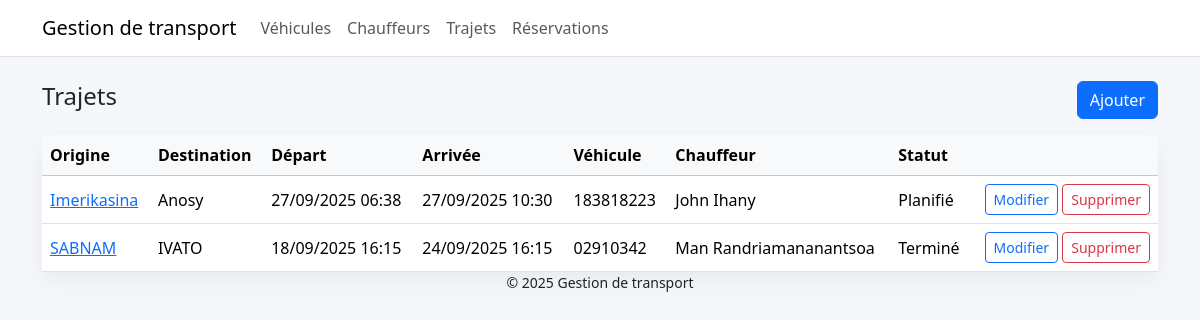
The page /trajets/ on the database its author committed.
### transport/models.py (models this page shows, shortened)
class Horodatage(models.Model):
    date_creation = models.DateTimeField(auto_now_add=True)
    date_mise_a_jour = models.DateTimeField(auto_now=True)
    class Meta:
        abstract = True

class Trajet(Horodatage):
    STATUTS = [
        ('planifie', 'Planifié'),
        ('termine', 'Terminé'),
        ('annule', 'Annulé'),
    ]
    vehicule = models.ForeignKey(Vehicule, on_delete=models.PROTECT)
    chauffeur = models.ForeignKey(Chauffeur, on_delete=models.PROTECT)
    origine = models.CharField(max_length=100)
    destination = models.CharField(max_length=100)
    depart_datetime = models.DateTimeField()
    arrivee_datetime = models.DateTimeField()
    statut = models.CharField(max_length=20, choices=STATUTS, default='planifie')

class Vehicule(Horodatage):
    STATUTS = [
        ('disponible', 'Disponible'),
        ('maintenance', 'Maintenance'),
    ]
    immatriculation = models.CharField(max_length=30, unique=True)  # Ex: DK-1234-AB
    marque = models.CharField(max_length=50, blank=True)            # Ex: Toyota
    modele = models.CharField(max_length=50, blank=True)            # Ex: Hiace
    capacite_passagers = models.PositiveIntegerField(default=0)     # Nombre de places
    statut = models.CharField(max_length=20, choices=STATUTS, default='disponible')

class Chauffeur(Horodatage):
    STATUTS = [
        ('actif', 'Actif'),
        ('inactif', 'Inactif'),
    ]
    prenom = models.CharField(max_length=50)
    nom = models.CharField(max_length=50)
    telephone = models.CharField(max_length=30, blank=True)
    numero_permis = models.CharField(max_length=50, blank=True)
    statut = models.CharField(max_length=20, choices=STATUTS, default='actif')

### transport/views.py (the view)
# urls.py: path('trajets/', views.TrajetListeVue.as_view(), name='trajet_liste'),
class TrajetListeVue(ListeBaseVue):
    model = Trajet
    template_name = 'transport/trajet_liste.html'

### transport/templates/transport/trajet_liste.html (shortened to what this page needs)
{% extends 'base.html' %}
{% block content %}
<div class="entete-section">
  <h2 class="h4">Trajets</h2>
  <a href="{% url 'trajet_ajouter' %}" class="btn btn-primary">Ajouter</a>
</div>
<div class="card carte">
  <div class="table-responsive">
    <table class="table align-middle mb-0">
      <thead class="table-light">
        <tr>
          <th>Origine</th><th>Destination</th><th>Départ</th><th>Arrivée</th><th>Véhicule</th><th>Chauffeur</th><th>Statut</th><th></th>
        </tr>
      </thead>
      <tbody>
        {% for t in object_list %}
        <tr>
          <td><a href="{% url 'trajet_detail' t.pk %}">{{ t.origine }}</a></td>
          <td>{{ t.destination }}</td>
          <td>{{ t.depart_datetime|date:"d/m/Y H:i" }}</td>
          <td>{{ t.arrivee_datetime|date:"d/m/Y H:i" }}</td>
          <td>{{ t.vehicule.immatriculation }}</td>
          <td>{{ t.chauffeur.prenom }} {{ t.chauffeur.nom }}</td>
          <td>{{ t.get_statut_display }}</td>
          <td class="text-end">
            <a href="{% url 'trajet_modifier' t.pk %}" class="btn btn-sm btn-outline-primary">Modifier</a>
            <a href="{% url 'trajet_supprimer' t.pk %}" class="btn btn-sm btn-outline-danger">Supprimer</a>
          </td>
        </tr>
        {% empty %}
        <tr><td colspan="8" class="text-center text-muted py-4">Aucun trajet.</td></tr>
        {% endfor %}
      </tbody>
    </table>
  </div>
</div>
{% endblock %}

### transport/templates/base.html (style rules this page uses)
body { background:#f6f7fb; }
.carte { border:none; box-shadow: 0 8px 24px rgba(0,0,0,.06); }
.entete-section { display:flex; justify-content:space-between; align-items:center; margin-bottom:1rem; }

### rows shown on the page
Trajet: origine "Imerikasina", destination "Anosy", depart_datetime "27/09/2025 06:38", arrivee_datetime "27/09/2025 10:30", vehicule.immatriculation "183818223", chauffeur.prenom "John", chauffeur.nom "Ihany", statut "Planifié"
Trajet: origine "SABNAM", destination "IVATO", depart_datetime "18/09/2025 16:15", arrivee_datetime "24/09/2025 16:15", vehicule.immatriculation "02910342", chauffeur.prenom "Man", chauffeur.nom "Randriamananantsoa", statut "Terminé"
